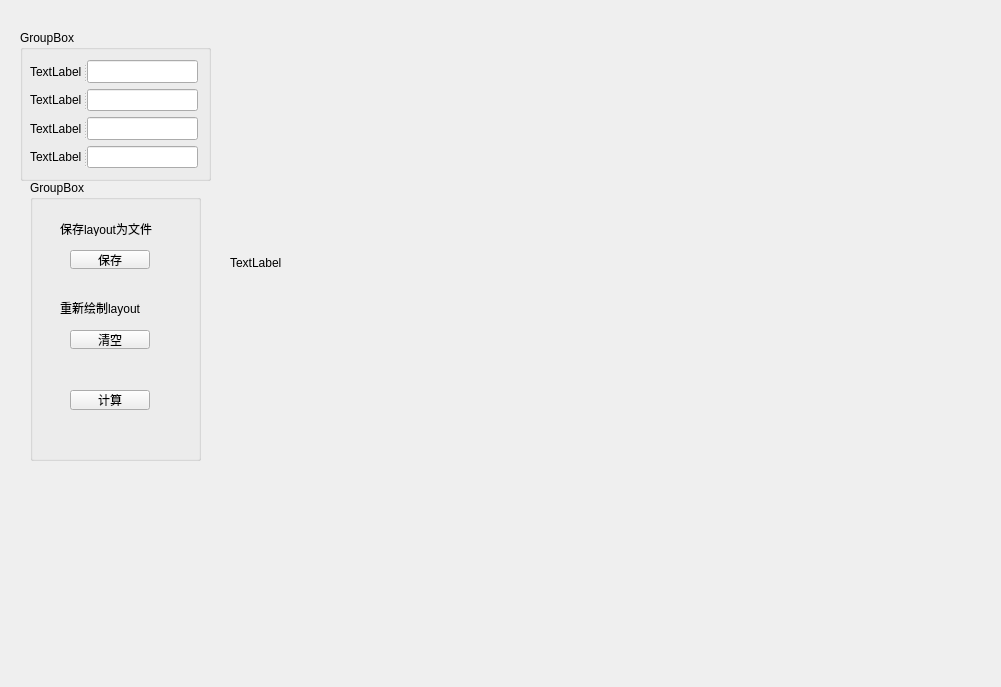
<?xml version="1.0" encoding="UTF-8"?>
<ui version="4.0">
 <class>Form_layout</class>
 <widget class="QWidget" name="Form_layout">
  <property name="geometry">
   <rect>
    <x>0</x>
    <y>0</y>
    <width>1001</width>
    <height>687</height>
   </rect>
  </property>
  <property name="sizePolicy">
   <sizepolicy hsizetype="Expanding" vsizetype="Expanding">
    <horstretch>0</horstretch>
    <verstretch>0</verstretch>
   </sizepolicy>
  </property>
  <property name="windowTitle">
   <string>Form</string>
  </property>
  <widget class="QLabel" name="label">
   <property name="geometry">
    <rect>
     <x>230</x>
     <y>20</y>
     <width>648</width>
     <height>486</height>
    </rect>
   </property>
   <property name="sizePolicy">
    <sizepolicy hsizetype="Expanding" vsizetype="Expanding">
     <horstretch>0</horstretch>
     <verstretch>0</verstretch>
    </sizepolicy>
   </property>
   <property name="text">
    <string>TextLabel</string>
   </property>
  </widget>
  <widget class="QGroupBox" name="groupBox">
   <property name="geometry">
    <rect>
     <x>30</x>
     <y>180</y>
     <width>171</width>
     <height>281</height>
    </rect>
   </property>
   <property name="sizePolicy">
    <sizepolicy hsizetype="Expanding" vsizetype="Preferred">
     <horstretch>0</horstretch>
     <verstretch>0</verstretch>
    </sizepolicy>
   </property>
   <property name="title">
    <string>GroupBox</string>
   </property>
   <widget class="QPushButton" name="btn_save">
    <property name="geometry">
     <rect>
      <x>40</x>
      <y>70</y>
      <width>80</width>
      <height>19</height>
     </rect>
    </property>
    <property name="text">
     <string>保存</string>
    </property>
   </widget>
   <widget class="QLabel" name="label_6">
    <property name="geometry">
     <rect>
      <x>30</x>
      <y>40</y>
      <width>101</width>
      <height>16</height>
     </rect>
    </property>
    <property name="text">
     <string>&lt;html&gt;&lt;head/&gt;&lt;body&gt;&lt;p&gt;保存layout为文件&lt;/p&gt;&lt;/body&gt;&lt;/html&gt;</string>
    </property>
   </widget>
   <widget class="QLabel" name="label_7">
    <property name="geometry">
     <rect>
      <x>30</x>
      <y>120</y>
      <width>101</width>
      <height>16</height>
     </rect>
    </property>
    <property name="text">
     <string>重新绘制layout</string>
    </property>
   </widget>
   <widget class="QPushButton" name="pushButton">
    <property name="geometry">
     <rect>
      <x>40</x>
      <y>150</y>
      <width>80</width>
      <height>19</height>
     </rect>
    </property>
    <property name="text">
     <string>清空</string>
    </property>
   </widget>
   <widget class="QPushButton" name="CalculateBtn">
    <property name="geometry">
     <rect>
      <x>40</x>
      <y>210</y>
      <width>80</width>
      <height>20</height>
     </rect>
    </property>
    <property name="text">
     <string>计算</string>
    </property>
   </widget>
  </widget>
  <widget class="QGroupBox" name="groupBox_2">
   <property name="geometry">
    <rect>
     <x>20</x>
     <y>30</y>
     <width>191</width>
     <height>151</height>
    </rect>
   </property>
   <property name="sizePolicy">
    <sizepolicy hsizetype="Expanding" vsizetype="Preferred">
     <horstretch>0</horstretch>
     <verstretch>0</verstretch>
    </sizepolicy>
   </property>
   <property name="title">
    <string>GroupBox</string>
   </property>
   <widget class="QWidget" name="layoutWidget">
    <property name="geometry">
     <rect>
      <x>10</x>
      <y>30</y>
      <width>168</width>
      <height>108</height>
     </rect>
    </property>
    <layout class="QVBoxLayout" name="verticalLayout">
     <item>
      <widget class="QSplitter" name="splitter">
       <property name="sizePolicy">
        <sizepolicy hsizetype="MinimumExpanding" vsizetype="MinimumExpanding">
         <horstretch>0</horstretch>
         <verstretch>0</verstretch>
        </sizepolicy>
       </property>
       <property name="orientation">
        <enum>Qt::Horizontal</enum>
       </property>
       <widget class="QLabel" name="label_2">
        <property name="sizePolicy">
         <sizepolicy hsizetype="MinimumExpanding" vsizetype="MinimumExpanding">
          <horstretch>0</horstretch>
          <verstretch>0</verstretch>
         </sizepolicy>
        </property>
        <property name="text">
         <string>TextLabel</string>
        </property>
       </widget>
       <widget class="QLineEdit" name="lineEdit">
        <property name="sizePolicy">
         <sizepolicy hsizetype="MinimumExpanding" vsizetype="MinimumExpanding">
          <horstretch>0</horstretch>
          <verstretch>0</verstretch>
         </sizepolicy>
        </property>
       </widget>
      </widget>
     </item>
     <item>
      <widget class="QSplitter" name="splitter_2">
       <property name="sizePolicy">
        <sizepolicy hsizetype="MinimumExpanding" vsizetype="MinimumExpanding">
         <horstretch>0</horstretch>
         <verstretch>0</verstretch>
        </sizepolicy>
       </property>
       <property name="orientation">
        <enum>Qt::Horizontal</enum>
       </property>
       <widget class="QLabel" name="label_3">
        <property name="sizePolicy">
         <sizepolicy hsizetype="MinimumExpanding" vsizetype="MinimumExpanding">
          <horstretch>0</horstretch>
          <verstretch>0</verstretch>
         </sizepolicy>
        </property>
        <property name="text">
         <string>TextLabel</string>
        </property>
       </widget>
       <widget class="QLineEdit" name="lineEdit_2">
        <property name="sizePolicy">
         <sizepolicy hsizetype="MinimumExpanding" vsizetype="MinimumExpanding">
          <horstretch>0</horstretch>
          <verstretch>0</verstretch>
         </sizepolicy>
        </property>
       </widget>
      </widget>
     </item>
     <item>
      <widget class="QSplitter" name="splitter_3">
       <property name="sizePolicy">
        <sizepolicy hsizetype="MinimumExpanding" vsizetype="MinimumExpanding">
         <horstretch>0</horstretch>
         <verstretch>0</verstretch>
        </sizepolicy>
       </property>
       <property name="orientation">
        <enum>Qt::Horizontal</enum>
       </property>
       <widget class="QLabel" name="label_4">
        <property name="sizePolicy">
         <sizepolicy hsizetype="MinimumExpanding" vsizetype="MinimumExpanding">
          <horstretch>0</horstretch>
          <verstretch>0</verstretch>
         </sizepolicy>
        </property>
        <property name="text">
         <string>TextLabel</string>
        </property>
       </widget>
       <widget class="QLineEdit" name="lineEdit_3">
        <property name="sizePolicy">
         <sizepolicy hsizetype="MinimumExpanding" vsizetype="MinimumExpanding">
          <horstretch>0</horstretch>
          <verstretch>0</verstretch>
         </sizepolicy>
        </property>
       </widget>
      </widget>
     </item>
     <item>
      <widget class="QSplitter" name="splitter_4">
       <property name="sizePolicy">
        <sizepolicy hsizetype="MinimumExpanding" vsizetype="MinimumExpanding">
         <horstretch>0</horstretch>
         <verstretch>0</verstretch>
        </sizepolicy>
       </property>
       <property name="orientation">
        <enum>Qt::Horizontal</enum>
       </property>
       <widget class="QLabel" name="label_5">
        <property name="sizePolicy">
         <sizepolicy hsizetype="MinimumExpanding" vsizetype="MinimumExpanding">
          <horstretch>0</horstretch>
          <verstretch>0</verstretch>
         </sizepolicy>
        </property>
        <property name="text">
         <string>TextLabel</string>
        </property>
       </widget>
       <widget class="QLineEdit" name="lineEdit_4">
        <property name="sizePolicy">
         <sizepolicy hsizetype="MinimumExpanding" vsizetype="MinimumExpanding">
          <horstretch>0</horstretch>
          <verstretch>0</verstretch>
         </sizepolicy>
        </property>
       </widget>
      </widget>
     </item>
    </layout>
   </widget>
  </widget>
  <widget class="QWidget" name="verticalLayoutWidget">
   <property name="geometry">
    <rect>
     <x>230</x>
     <y>520</y>
     <width>591</width>
     <height>131</height>
    </rect>
   </property>
   <layout class="QVBoxLayout" name="LayoutForRes"/>
  </widget>
 </widget>
 <resources/>
 <connections/>
</ui>
